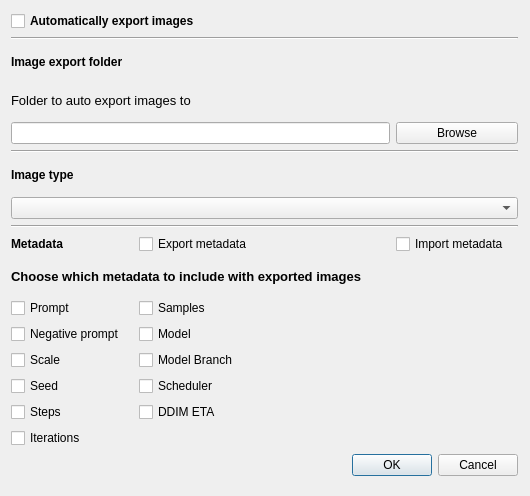
<?xml version="1.0" encoding="UTF-8"?>
<ui version="4.0">
 <class>Dialog</class>
 <widget class="QDialog" name="Dialog">
  <property name="geometry">
   <rect>
    <x>0</x>
    <y>0</y>
    <width>530</width>
    <height>496</height>
   </rect>
  </property>
  <property name="windowTitle">
   <string>Dialog</string>
  </property>
  <widget class="QWidget" name="layoutWidget">
   <property name="geometry">
    <rect>
     <x>11</x>
     <y>11</y>
     <width>507</width>
     <height>465</height>
    </rect>
   </property>
   <layout class="QGridLayout" name="gridLayout">
    <item row="0" column="0" colspan="2">
     <widget class="QCheckBox" name="actionAuto_export_images">
      <property name="font">
       <font>
        <weight>75</weight>
        <bold>true</bold>
       </font>
      </property>
      <property name="text">
       <string>Automatically export images</string>
      </property>
     </widget>
    </item>
    <item row="12" column="0">
     <widget class="QCheckBox" name="metadata_negative_prompt">
      <property name="text">
       <string>Negative prompt</string>
      </property>
     </widget>
    </item>
    <item row="17" column="2" colspan="2">
     <widget class="QDialogButtonBox" name="buttonBox">
      <property name="orientation">
       <enum>Qt::Horizontal</enum>
      </property>
      <property name="standardButtons">
       <set>QDialogButtonBox::Cancel|QDialogButtonBox::Ok</set>
      </property>
     </widget>
    </item>
    <item row="1" column="0" colspan="4">
     <widget class="Line" name="line">
      <property name="orientation">
       <enum>Qt::Horizontal</enum>
      </property>
     </widget>
    </item>
    <item row="9" column="3">
     <widget class="QCheckBox" name="import_metadata">
      <property name="toolTip">
       <string>&lt;html&gt;&lt;head/&gt;&lt;body&gt;&lt;p&gt;Automatically load metadata into generator options. &lt;/p&gt;&lt;p&gt;Only works with PNG files.&lt;/p&gt;&lt;/body&gt;&lt;/html&gt;</string>
      </property>
      <property name="text">
       <string>Import metadata</string>
      </property>
     </widget>
    </item>
    <item row="11" column="0">
     <widget class="QCheckBox" name="metadata_prompt">
      <property name="text">
       <string>Prompt</string>
      </property>
     </widget>
    </item>
    <item row="2" column="0">
     <widget class="QLabel" name="label">
      <property name="font">
       <font>
        <weight>75</weight>
        <bold>true</bold>
       </font>
      </property>
      <property name="text">
       <string>Image export folder</string>
      </property>
     </widget>
    </item>
    <item row="6" column="0">
     <widget class="QLabel" name="label_5">
      <property name="font">
       <font>
        <weight>75</weight>
        <bold>true</bold>
       </font>
      </property>
      <property name="text">
       <string>Image type</string>
      </property>
     </widget>
    </item>
    <item row="8" column="0" colspan="4">
     <widget class="Line" name="line_2">
      <property name="orientation">
       <enum>Qt::Horizontal</enum>
      </property>
     </widget>
    </item>
    <item row="4" column="3">
     <widget class="QPushButton" name="image_path_browse_button">
      <property name="text">
       <string>Browse</string>
      </property>
     </widget>
    </item>
    <item row="4" column="0" colspan="3">
     <widget class="QLineEdit" name="image_path"/>
    </item>
    <item row="5" column="0" colspan="4">
     <widget class="Line" name="line_3">
      <property name="orientation">
       <enum>Qt::Horizontal</enum>
      </property>
     </widget>
    </item>
    <item row="3" column="0" colspan="2">
     <widget class="QLabel" name="label_2">
      <property name="font">
       <font>
        <pointsize>10</pointsize>
       </font>
      </property>
      <property name="text">
       <string>Folder to auto export images to</string>
      </property>
     </widget>
    </item>
    <item row="10" column="0" colspan="4">
     <widget class="QLabel" name="label_4">
      <property name="font">
       <font>
        <pointsize>10</pointsize>
        <weight>75</weight>
        <bold>true</bold>
       </font>
      </property>
      <property name="text">
       <string>Choose which metadata to include with exported images</string>
      </property>
     </widget>
    </item>
    <item row="9" column="1" colspan="2">
     <widget class="QCheckBox" name="export_metadata">
      <property name="toolTip">
       <string>&lt;html&gt;&lt;head/&gt;&lt;body&gt;&lt;p&gt;Export metadata along with images. &lt;/p&gt;&lt;p&gt;Only works with PNG files.&lt;/p&gt;&lt;/body&gt;&lt;/html&gt;</string>
      </property>
      <property name="text">
       <string>Export metadata</string>
      </property>
     </widget>
    </item>
    <item row="9" column="0">
     <widget class="QLabel" name="label_3">
      <property name="font">
       <font>
        <weight>75</weight>
        <bold>true</bold>
       </font>
      </property>
      <property name="text">
       <string>Metadata</string>
      </property>
     </widget>
    </item>
    <item row="7" column="0" colspan="4">
     <widget class="QComboBox" name="image_type_dropdown"/>
    </item>
    <item row="13" column="0">
     <widget class="QCheckBox" name="metadata_scale">
      <property name="text">
       <string>Scale</string>
      </property>
     </widget>
    </item>
    <item row="14" column="0">
     <widget class="QCheckBox" name="metadata_seed">
      <property name="text">
       <string>Seed</string>
      </property>
     </widget>
    </item>
    <item row="15" column="0">
     <widget class="QCheckBox" name="metadata_steps">
      <property name="text">
       <string>Steps</string>
      </property>
     </widget>
    </item>
    <item row="16" column="0">
     <widget class="QCheckBox" name="metadata_iterations">
      <property name="text">
       <string>Iterations</string>
      </property>
     </widget>
    </item>
    <item row="11" column="1">
     <widget class="QCheckBox" name="metadata_samples">
      <property name="text">
       <string>Samples</string>
      </property>
     </widget>
    </item>
    <item row="12" column="1">
     <widget class="QCheckBox" name="metadata_model">
      <property name="text">
       <string>Model</string>
      </property>
     </widget>
    </item>
    <item row="13" column="1">
     <widget class="QCheckBox" name="metadata_model_branch">
      <property name="text">
       <string>Model Branch</string>
      </property>
     </widget>
    </item>
    <item row="14" column="1">
     <widget class="QCheckBox" name="metadata_scheduler">
      <property name="text">
       <string>Scheduler</string>
      </property>
     </widget>
    </item>
    <item row="15" column="1">
     <widget class="QCheckBox" name="metadata_ddim_eta">
      <property name="text">
       <string>DDIM ETA</string>
      </property>
     </widget>
    </item>
   </layout>
  </widget>
 </widget>
 <resources/>
 <connections>
  <connection>
   <sender>buttonBox</sender>
   <signal>accepted()</signal>
   <receiver>Dialog</receiver>
   <slot>accept()</slot>
   <hints>
    <hint type="sourcelabel">
     <x>248</x>
     <y>254</y>
    </hint>
    <hint type="destinationlabel">
     <x>157</x>
     <y>274</y>
    </hint>
   </hints>
  </connection>
  <connection>
   <sender>buttonBox</sender>
   <signal>rejected()</signal>
   <receiver>Dialog</receiver>
   <slot>reject()</slot>
   <hints>
    <hint type="sourcelabel">
     <x>316</x>
     <y>260</y>
    </hint>
    <hint type="destinationlabel">
     <x>286</x>
     <y>274</y>
    </hint>
   </hints>
  </connection>
 </connections>
</ui>
